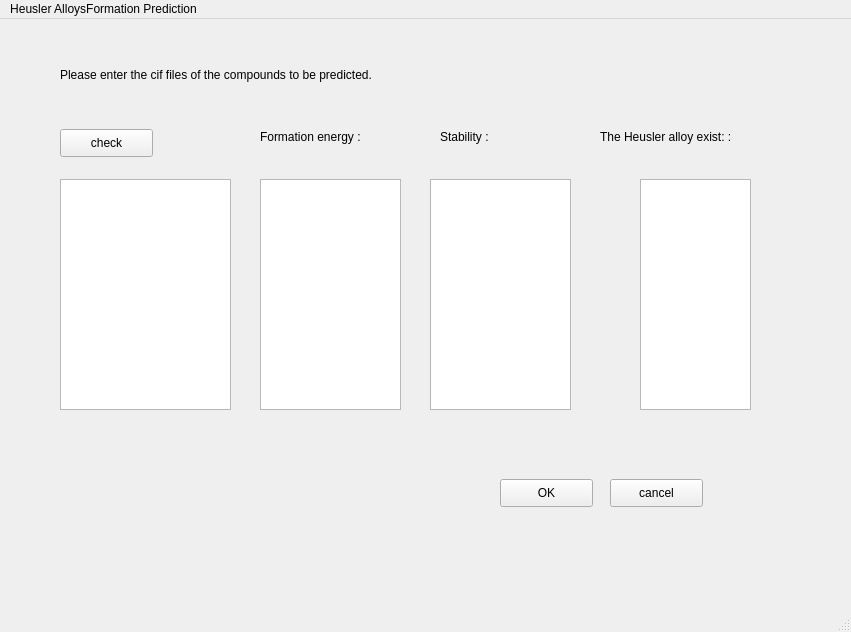
<?xml version="1.0" encoding="UTF-8"?>
<ui version="4.0">
 <class>MainWindow</class>
 <widget class="QMainWindow" name="MainWindow">
  <property name="geometry">
   <rect>
    <x>0</x>
    <y>0</y>
    <width>851</width>
    <height>632</height>
   </rect>
  </property>
  <property name="windowTitle">
   <string>MainWindow</string>
  </property>
  <widget class="QWidget" name="centralwidget">
   <widget class="QPushButton" name="pushButton">
    <property name="geometry">
     <rect>
      <x>500</x>
      <y>460</y>
      <width>93</width>
      <height>28</height>
     </rect>
    </property>
    <property name="text">
     <string>OK</string>
    </property>
   </widget>
   <widget class="QPushButton" name="pushButton_2">
    <property name="geometry">
     <rect>
      <x>610</x>
      <y>460</y>
      <width>93</width>
      <height>28</height>
     </rect>
    </property>
    <property name="text">
     <string>cancel</string>
    </property>
   </widget>
   <widget class="QLabel" name="label">
    <property name="geometry">
     <rect>
      <x>120</x>
      <y>160</y>
      <width>72</width>
      <height>15</height>
     </rect>
    </property>
    <property name="text">
     <string/>
    </property>
   </widget>
   <widget class="QListWidget" name="listWidget_4">
    <property name="geometry">
     <rect>
      <x>640</x>
      <y>160</y>
      <width>111</width>
      <height>231</height>
     </rect>
    </property>
   </widget>
   <widget class="QListWidget" name="listWidget_2">
    <property name="geometry">
     <rect>
      <x>260</x>
      <y>160</y>
      <width>141</width>
      <height>231</height>
     </rect>
    </property>
   </widget>
   <widget class="QLabel" name="label_4">
    <property name="geometry">
     <rect>
      <x>60</x>
      <y>30</y>
      <width>541</width>
      <height>51</height>
     </rect>
    </property>
    <property name="text">
     <string>Please enter the cif files of the compounds to be predicted.</string>
    </property>
   </widget>
   <widget class="QLabel" name="label_5">
    <property name="geometry">
     <rect>
      <x>260</x>
      <y>110</y>
      <width>141</width>
      <height>16</height>
     </rect>
    </property>
    <property name="text">
     <string>Formation energy :</string>
    </property>
   </widget>
   <widget class="QListWidget" name="listWidget_3">
    <property name="geometry">
     <rect>
      <x>430</x>
      <y>160</y>
      <width>141</width>
      <height>231</height>
     </rect>
    </property>
   </widget>
   <widget class="QLabel" name="label_3">
    <property name="geometry">
     <rect>
      <x>120</x>
      <y>300</y>
      <width>72</width>
      <height>15</height>
     </rect>
    </property>
    <property name="text">
     <string/>
    </property>
   </widget>
   <widget class="QLabel" name="label_6">
    <property name="geometry">
     <rect>
      <x>440</x>
      <y>110</y>
      <width>141</width>
      <height>16</height>
     </rect>
    </property>
    <property name="text">
     <string>Stability :</string>
    </property>
   </widget>
   <widget class="QListWidget" name="listWidget">
    <property name="geometry">
     <rect>
      <x>60</x>
      <y>160</y>
      <width>171</width>
      <height>231</height>
     </rect>
    </property>
   </widget>
   <widget class="QLabel" name="label_7">
    <property name="geometry">
     <rect>
      <x>600</x>
      <y>110</y>
      <width>201</width>
      <height>16</height>
     </rect>
    </property>
    <property name="text">
     <string>The Heusler alloy exist: :</string>
    </property>
   </widget>
   <widget class="QPushButton" name="pushButton_3">
    <property name="geometry">
     <rect>
      <x>60</x>
      <y>110</y>
      <width>93</width>
      <height>28</height>
     </rect>
    </property>
    <property name="text">
     <string>check</string>
    </property>
   </widget>
  </widget>
  <widget class="QMenuBar" name="menubar">
   <property name="geometry">
    <rect>
     <x>0</x>
     <y>0</y>
     <width>851</width>
     <height>26</height>
    </rect>
   </property>
   <widget class="QMenu" name="menuHeusler_AlloysFormation_Prediction">
    <property name="title">
     <string>Heusler AlloysFormation Prediction</string>
    </property>
   </widget>
   <addaction name="menuHeusler_AlloysFormation_Prediction"/>
  </widget>
  <widget class="QStatusBar" name="statusbar"/>
 </widget>
 <resources/>
 <connections/>
</ui>
